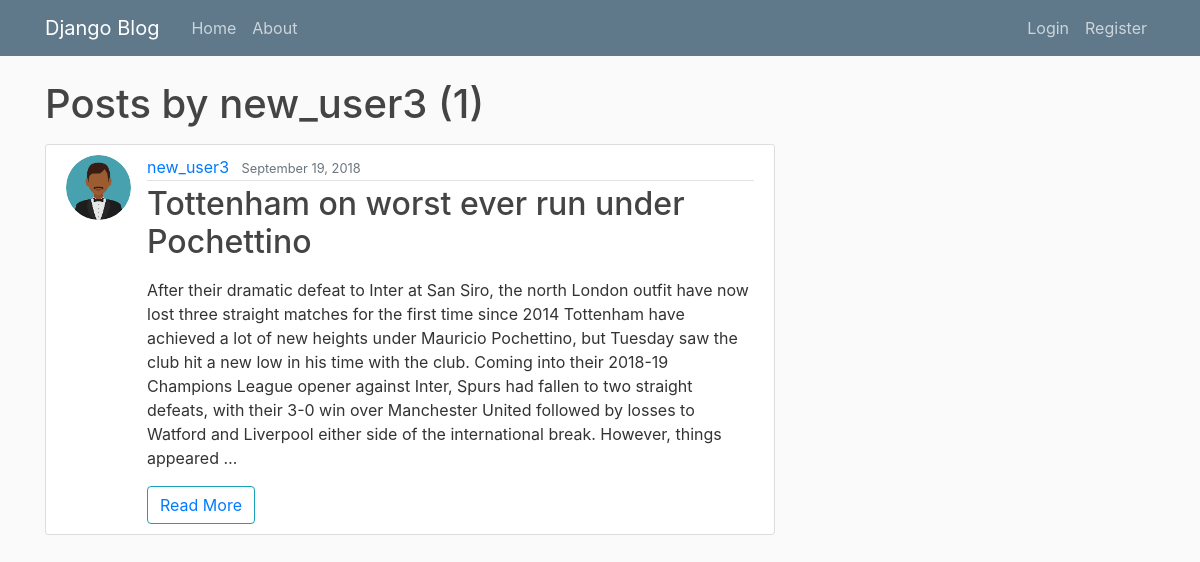
The page /user/new_user3 on the database its author committed.
### blog/models.py (models this page shows, shortened)
class Post(models.Model):
    title = models.CharField(max_length=100)
    content = models.TextField()
    date_posted = models.DateTimeField(default=timezone.now)
    author = models.ForeignKey(User, on_delete=models.CASCADE)

### users/models.py (models this page shows, shortened)
class Profile(models.Model):
    user = models.OneToOneField(User, on_delete=models.CASCADE)
    image = models.ImageField(default='default.jpg', upload_to='profile_pics')

### blog/views.py (the view)
# urls.py: path('user/<str:username>', UserPostListView.as_view(), name='user-posts'),
class UserPostListView(ListView):
    model = Post
    template_name = 'blog/user_posts.html'
    context_object_name = 'posts'
    paginate_by = 5
    def get_queryset(self):
        user = get_object_or_404(User, username=self.kwargs.get('username'))
        return Post.objects.filter(author=user).order_by('-date_posted')

### blog/templates/blog/user_posts.html (shortened to what this page needs)
{% extends "blog/base.html" %}
{% block content %}
    <h1 class="mb-3">Posts by {{ view.kwargs.username }} ({{ page_obj.paginator.count }})</h1>
    {% for post in posts %}
        <article class="media content-section">
          <img class="rounded-circle article-img" src="{{ post.author.profile.image.url }}">
          <div class="media-body">
            <div class="article-metadata">
              <a class="mr-2" href="{% url 'user-posts' post.author.username %}">{{ post.author }}</a>
              <small class="text-muted">{{ post.date_posted|date:"F d, Y" }}</small>
            </div>
            <h2><a class="article-title" href="{% url 'post-detail' post.id %}">{{ post.title }}</a></h2>
            <p class="article-content">{{ post.content|safe|truncatewords:"90"|linebreaks }}</p>
            <button class="btn btn-outline-info" type="submit"><a href="{% url 'post-detail' post.id %}">Read More</button>
          </div>
        </article>
    {% endfor %}
{% endblock content %}

### blog/static/blog/main.css (style rules this page uses)
body { background: #fafafa; color: #333333; margin-top: 5rem; }
h1, h2, h3, h4, h5, h6 { color: #444444; }
.content-section { background: #ffffff; padding: 10px 20px; border: 1px solid #dddddd; border-radius: 3px; margin-bottom: 20px; }
.article-title { color: #444444; }
.article-content { white-space: pre-line; }
.article-img { height: 65px; width: 65px; margin-right: 16px; }
.article-metadata { padding-bottom: 1px; margin-bottom: 4px; border-bottom: 1px solid #e3e3e3 }

### rows shown on the page
Post: author.profile.image (picture), author "new_user3", date_posted "September 19, 2018", title "Tottenham on worst ever run under Pochettino", content "After their dramatic defeat to Inter at San Siro, the north London outfit have now lost three straight matches for the first time since 2014 Tottenham have achieved a lot of new heights under Mauricio Pochettino, but Tuesday saw the club hit a new low in his time with the club. Coming into their 2018-19 Champions League opener against Inter, Spurs had fallen to two straight defeats, with their 3-0 win over Manchester United followed by losses to Watford and Liverpool either side of the international break. However, things appeared …"

### other values the page prints
{{ view.kwargs.username }} "new_user3"
{{ page_obj.paginator.count }} "1"
